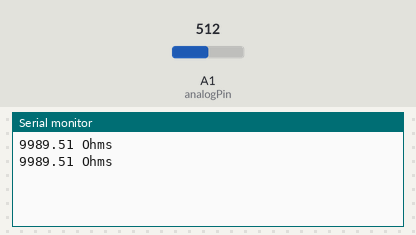
The sketch below on a simulated Arduino Uno, built with avr-gcc and run on an emulated ATmega328P. Parts: the last lines printed to the serial monitor. The inputs (shaded band) are chosen by the test bench; at power-on: A1 (analogPin) = 512.

Above: at 1.8 s.
1.9 s: A1 (analogPin) set to 1009
At 2.8 s:
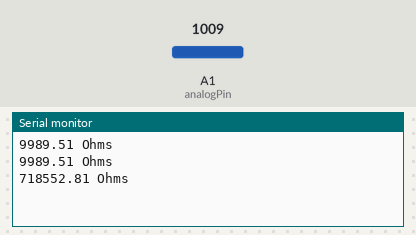
3.4 s: A1 (analogPin) set to 1023
At 4.8 s:
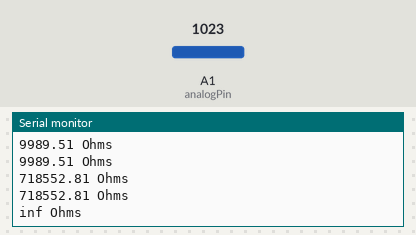

The sketch:

res.ino
```cpp
const int analogPin = A1; // Pin connected to the voltage divider
const float R_REF = 9970.0; // Reference resistor value in ohms
const float VCC = 5.0; // Supply voltage

void setup() {
  Serial.begin(9600);
  pinMode(analogPin, INPUT);
}

void loop() {
  // Read the analog value
  int rawValue = analogRead(analogPin);
  // Convert the analog value to voltage
  float u_x = rawValue * (VCC / 1023.0);
  // Calculate the resistance
  float r_x = R_REF * (u_x / (VCC - u_x));

  Serial.print(r_x);
  Serial.println(" Ohms");
  delay(1000);
}
```

Measured:
- the behaviour switches between 1022 and 1023 on A1 (analogPin) (found by bisection; images 1 and 2)
- after the input at 1.9 s, the serial monitor: prints a new line after 0.10 s (image 1)
- after the input at 3.4 s, the serial monitor: prints a new line after 0.60 s (image 2)
